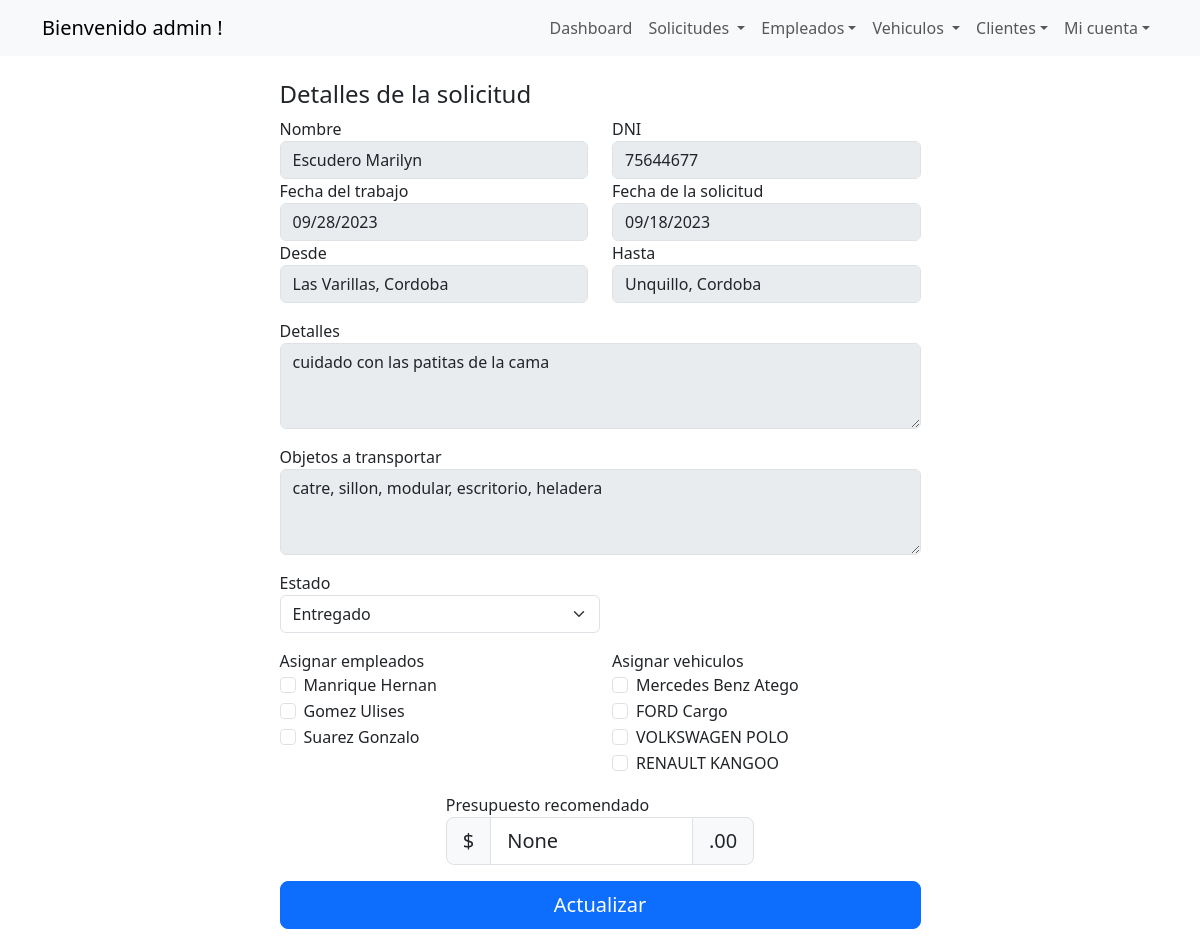
Screenshot of /solicitudes/15/ (signed in) with the database file from the repository.
### solicitudes/models.py (models this page shows, shortened)
class Usuario(AbstractUser):
    dni = models.CharField(max_length=8, unique=True)
    telefono = models.CharField(max_length=10)
    fecha_creacion = models.DateField(null=True)
    id_tipo_usuario = models.ForeignKey(TiposUsuario, on_delete=models.CASCADE)
    class Meta:
        verbose_name_plural = "Usuarios"

class Solicitud(models.Model):
    objetos_a_transportar = models.TextField(max_length=255, null=True)
    detalles = models.TextField(max_length=255, null=True)
    direccion_desde = models.CharField(max_length=255, null=True)
    latitud_desde = models.CharField(max_length=13, null=True)
    longitud_desde = models.CharField(max_length=13, null=True)
    direccion_hasta = models.CharField(max_length=255, null=True)
    latitud_hasta = models.CharField(max_length=13, null=True)
    longitud_hasta = models.CharField(max_length=13, null=True)
    fecha_solicitud = models.DateField(auto_now_add=True)
    fecha_trabajo = models.DateField(null=True)
    presupuesto = models.IntegerField(null=True)
    ha_pagado = models.IntegerField(validators=[MinValueValidator(0)])
    calificacion = models.IntegerField(
        validators=[MinValueValidator(1), MaxValueValidator(5)], null=True
    )  # de 1☆ a 5☆
    devolucion = models.TextField(max_length=200)
    id_estado_solicitud = models.ForeignKey(EstadosSolicitud, on_delete=models.CASCADE)
    cliente_id = models.ForeignKey(Cliente, on_delete=models.CASCADE, default=1)
    class Meta:
        verbose_name_plural = "Solicitudes"

class Empleado(Usuario):
    administrativo = models.BooleanField(default=False, null=True)
    fecha_nac = models.DateField(null=True)
    tipo_carnet = models.CharField(max_length=2)
    ausencias = models.IntegerField()
    id_estado_empleado = models.ForeignKey(EstadosEmpleado, on_delete=models.CASCADE)
    usuario = models.OneToOneField(Usuario, on_delete=models.CASCADE, parent_link=True)
    class Meta:
        verbose_name_plural = "Empleados"

class Vehiculo(models.Model):
    dominio = models.CharField(max_length=7, unique=True)
    marca = models.CharField(max_length=20)
    nombre = models.CharField(max_length=30)
    modelo = models.CharField(max_length=4)
    capacidad = models.IntegerField(null=True)
    kilometraje = models.IntegerField(null=True, default='0')  # agregar a tabla
    fecha_ult_service = models.DateField(null=True)  # agregar a tabla
    kilometraje_desde_ult_service = models.IntegerField(null=True, default='0')  # agregar a tabla
    id_estado_vehiculo = models.ForeignKey(EstadosVehiculo, on_delete=models.CASCADE)
    class Meta:
        verbose_name_plural = "Vehiculos"

### solicitudes/views.py (the view, shortened to what this page needs)
# urls.py: path('solicitudes/<int:solicitud_id>/', views.solicitud_detalle, name='solicitud_detalle'),
@login_required
def solicitud_detalle(request, solicitud_id):
    tipo_usuario = Usuario.objects.get(username=request.user.username)
    solicitud = get_object_or_404(Solicitud, pk=solicitud_id)
    estados = EstadosSolicitud.objects.all()
    lista_empleados_disponibles = list(Empleado.objects.filter(id_estado_empleado=1))
    lista_empleados_asignados = [
        sel.id_empleado
        for sel in SolicitudesEmpleados.objects.filter(id_solicitud=solicitud_id)
    ]
    lista_vehiculos_disponibles = list(Vehiculo.objects.filter(id_estado_vehiculo=1))
    lista_vehiculos_asignados = [
        sel.id_vehiculo
        for sel in SolicitudesVehiculos.objects.filter(id_solicitud=solicitud_id)
    ]
    if request.method == "GET":
        return render(
            request,
            "solicitudes/solicitud_detalle.html",
            {
                "solicitud": solicitud,
                "estados": estados,
                "lista_empleados_disponibles": lista_empleados_disponibles,
                "lista_empleados_asignados": lista_empleados_asignados,
                "lista_vehiculos_disponibles": lista_vehiculos_disponibles,
                "lista_vehiculos_asignados": lista_vehiculos_asignados,
            },
        )

### solicitudes/models.py (called while the page is built)
    def __str__(self):
        return f"{self.last_name} {self.first_name}"

### solicitudes/templates/solicitudes/solicitud_detalle.html (shortened to what this page needs)
{% extends 'base.html' %}
{% block content %}
<div class="container">
    <div class="row vh-100 d-flex justify-content-center align-items-center">
        <section class="col-md-7">
            <form action="{% url 'solicitud_detalle' solicitud.id %}" method="POST" class="card-body">
                <div class="mt-4">
                    <h4>Detalles de la solicitud</h4>
                </div>
                <div class="row">
                    <div class="col">
                        <label for="Cliente">Nombre</label>
                        <input type="text" name="cliente" id="cliente" class="form-control"
                            value="{{solicitud.cliente_id}}" disabled readonly>
                    </div>
                    <div class="col">
                        <label for="Cliente">DNI</label>
                        <input type="text" name="dni" id="dni" class="form-control" value="{{solicitud.cliente_id.dni}}"
                            disabled readonly>
                    </div>
                </div>
                <div class="row">
                    <div class="col">
                        <label for="fecha_trabajo">Fecha del trabajo</label>
                        <input type="date" name="fecha_trabajo" id="fecha_trabajo" class="form-control"
                            value="{{solicitud.fecha_trabajo | date:'Y-m-d'}}" disabled readonly>
                    </div>
                    <div class="col">
                        <label for="fecha_solicitud">Fecha de la solicitud</label>
                        <input type="date" name="fecha_solicitud" id="fecha_solicitud" class="form-control"
                            value="{{solicitud.fecha_solicitud | date:'Y-m-d'}}" disabled readonly>
                    </div>
                </div>
                <div class="row mb-3">
                    <div class="col">
                        <label for="direccion_desde">Desde</label>
                        <input type="text" name="direccion_desde" id="direccion_desde" class="form-control"
                            value="{{solicitud.direccion_desde}}" disabled readonly>
                    </div>
                    <div class="col">
                        <label for="direccion_hasta">Hasta</label>
                        <input type="text" name="direccion_hasta" id="direccion_hasta" class="form-control"
                            value="{{solicitud.direccion_hasta}}" disabled readonly>
                    </div>
                </div>
                <div class="mb-3">
                    <label for="detalles">Detalles</label>
                    <textarea name="detalles" id="detalles" cols="30" rows="3"
                        class="form-control" disabled readonly>{{solicitud.detalles}}</textarea>
                </div>
                <div class="mb-3">
                    <label for="objetos_a_transportar">Objetos a transportar</label>
                    <textarea name="objetos_a_transportar" id="objetos_a_transportar" cols="30" rows="3"
                        class="form-control" disabled readonly>{{solicitud.objetos_a_transportar}}</textarea>
                </div>
                {% if user.is_staff %}
                <div class="col-sm-6 mb-3">
                    <label for="id_estado_solicitud">Estado</label>
                    <select name="id_estado_solicitud" id="id_estado_solicitud" class="form-select">
                        {% for estado in estados %}
                        {% if estado.id == solicitud.id_estado_solicitud.id %}
                        <option value="{{ estado.id }}" selected>{{ estado.descripcion }}</option>
                        {% else %}
                        <option value="{{ estado.id }}">{{ estado.descripcion }}</option>
                        {% endif %}
                        {% endfor %}
                    </select>
                </div>
                <div class="row">
                    <div class="col-sm-6 mb-3">
                        <label for="sel_empleados">Asignar empleados</label>
                        {% for empleado in lista_empleados_disponibles %}
                                <div class="form-check">
                                    {% if empleado in lista_empleados_asignados %}
                                        <input class="form-check-input" type="checkbox" name="empleados" value="{{ empleado.id }}"id="empleado_{{ empleado.id }}" checked>
                                        <label class="form-check-label" for="empleado_{{ empleado.id }}">{{ empleado.last_name }} {{ empleado.first_name }}</label>
                                    {% else %}
                                        <input class="form-check-input" type="checkbox" name="empleados" value="{{ empleado.id }}" id="empleado_{{ empleado.id }}">
                                        <label class="form-check-label" for="empleado_{{ empleado.id }}">{{ empleado.last_name }} {{ empleado.first_name }}</label>
                                    {% endif %}
                                </div>
                        {% endfor %}
                    </div>
                    <div class="col-sm-6 mb-3">
                        <label for="sel_vehiculos">Asignar vehiculos</label>
                        {% for vehiculo in lista_vehiculos_disponibles %}
                        <div class="form-check">
                            {% if vehiculo in lista_vehiculos_asignados %}
                            <input class="form-check-input" type="checkbox" name="vehiculos" value="{{ vehiculo.id }}"
                                id="vehiculo_{{ vehiculo.id }}" checked>
                            <label class="form-check-label" for="vehiculo_{{ vehiculo.id }}">
                                {{ vehiculo.marca }} {{ vehiculo.nombre }}
                            </label>
                            {% else %}
                            <input class="form-check-input" type="checkbox" name="vehiculos" value="{{ vehiculo.id }}"
                                id="vehiculo_{{ vehiculo.id }}">
                            <label class="form-check-label" for="vehiculo_{{ vehiculo.id }}">
                                {{ vehiculo.marca }} {{ vehiculo.nombre }}
                            </label>
                            {% endif %}
                        </div>
                        {% endfor %}
                    </div>
                </div>
                <div class="row">
                    <div class="col-sm-6 mx-auto mb-3">
                    <label for="presupuesto">Presupuesto recomendado</label>
                    <div class="input-group input-group-lg">
                        <span class="input-group-text">$</span>
                        <input type="text" name="presupuesto" id="presupuesto" class="form-control"  value="{{solicitud.presupuesto}}" aria-label="Amount (to the nearest dollar)">
                        <span class="input-group-text">.00</span>
                    </div>
                    </div>
                </div>
                {% endif %}
                <button type="submit" class="w-100 btn btn-primary btn-lg mb-3">
                    Actualizar
                </button>
            </form>
        </section>
    </div>
</div>
{% endblock %}

### solicitudes/templates/base.html (shortened to what this page needs)
{% load static %}
<!DOCTYPE html>
<html lang="en">
<head>
  <link href="https://cdn.jsdelivr.net/npm/bootstrap@5.3.2/dist/css/bootstrap.min.css" rel="stylesheet"
 />
  <link rel="stylesheet" href="https://cdn.jsdelivr.net/npm/bootstrap-icons@1.11.1/font/bootstrap-icons.css">
  <link rel="stylesheet" href="https://cdn.datatables.net/1.13.6/css/dataTables.bootstrap5.min.css">
  <link rel="stylesheet" href="https://cdn.datatables.net/1.13.6/css/jquery.dataTables.min.css">
  <link rel="stylesheet" href="https://cdn.datatables.net/buttons/2.4.2/css/buttons.dataTables.min.css">
  <link rel="stylesheet" type="text/css" href="{% static 'css/styles.css' %}">
</head>
<body>
  <nav class="navbar navbar-expand-lg bg-body-tertiary bg-dark text-white">
    <div class="container">
      {% if user.is_authenticated %}
        <a class="navbar-brand" href="#">
          Bienvenido {{ request.session.username }} !
        </a>
      {% endif %}
      <div class="collapse navbar-collapse" id="navbarNav">
        <ul class="navbar-nav ms-auto">
          {% if user.is_authenticated %}
            <li class="nav-item"><a class="nav-link" href="/dashboard/" role="button">Dashboard</a></li>
            <li class="nav-item dropdown">
              <a class="nav-link dropdown-toggle" href="#" role="button" data-bs-toggle="dropdown" aria-expanded="false">
              Solicitudes
              </a>
            </li>
            {% if user.is_superuser %}
              <li class="nav-item dropdown">
                <a class="nav-link dropdown-toggle" href="#" role="button" data-bs-toggle="dropdown"
                  aria-expanded="false">Empleados</a>
              </li>
            {% endif %}
            {% if user.is_staff %}
            <li class="nav-item dropdown">
              <a class="nav-link dropdown-toggle" href="#" role="button" data-bs-toggle="dropdown" aria-expanded="false">
                Vehiculos
              </a>
            </li>
            <li class="nav-item dropdown">
              <a class="nav-link dropdown-toggle" href="#" role="button" data-bs-toggle="dropdown"
                aria-expanded="false">Clientes</a>
            </li>
            {% endif %}
            <li class="nav-item dropdown">
              <a class="nav-link dropdown-toggle" href="#" role="button" data-bs-toggle="dropdown"
                aria-expanded="false">Mi cuenta</a>
            </li>
          {% else %}
            <li class="nav-item"><a class="nav-link" href="/signup/">Registrarse</a></li>
            <li class="nav-item"><a class="nav-link" href="/signin/">Iniciar sesion</a></li>
          {% endif %}
        </ul>
      </div>
    </div>
  </nav>
  {% block content %}
  {% endblock %}
</body>
</html>

### rows the page displays
Usuario: session.username "admin"
Solicitud: cliente "Escudero Marilyn", dni "75644677", fecha_trabajo "09/28/2023", fecha_solicitud "09/18/2023", direccion_desde "Las Varillas, Cordoba", direccion_hasta "Unquillo, Cordoba", detalles "cuidado con las patitas de la cama", objetos_a_transportar "catre, sillon, modular, escritorio, heladera", presupuesto "None"
Empleado: last_name "Manrique", first_name "Hernan"
Empleado: last_name "Gomez", first_name "Ulises"
Empleado: last_name "Suarez", first_name "Gonzalo"
Vehiculo: marca "Mercedes Benz", nombre "Atego"
Vehiculo: marca "FORD", nombre "Cargo"
Vehiculo: marca "VOLKSWAGEN", nombre "POLO"
Vehiculo: marca "RENAULT", nombre "KANGOO"

### other values shown
form field id_estado_solicitud "Entregado"
